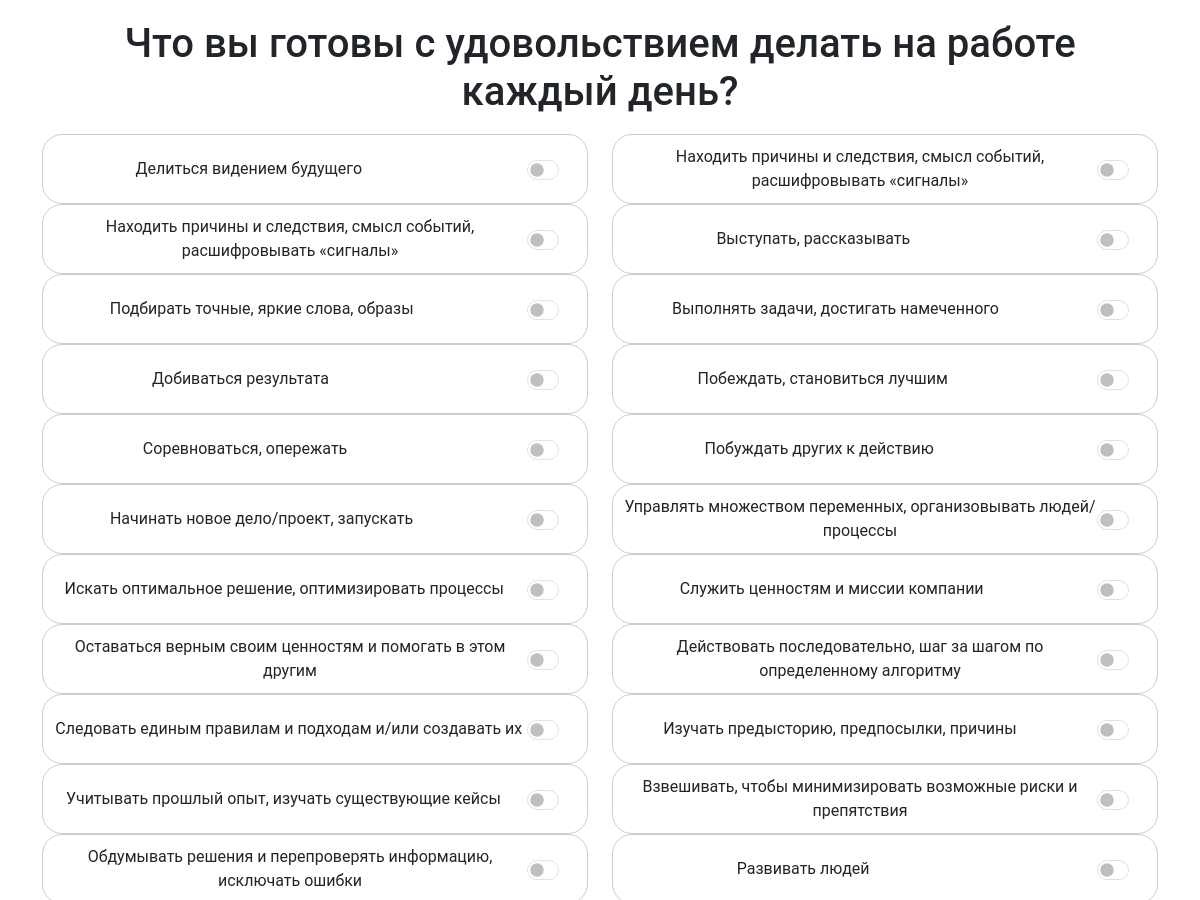
/questions/113/ (upper part), run on an earlier commit of the app's database.
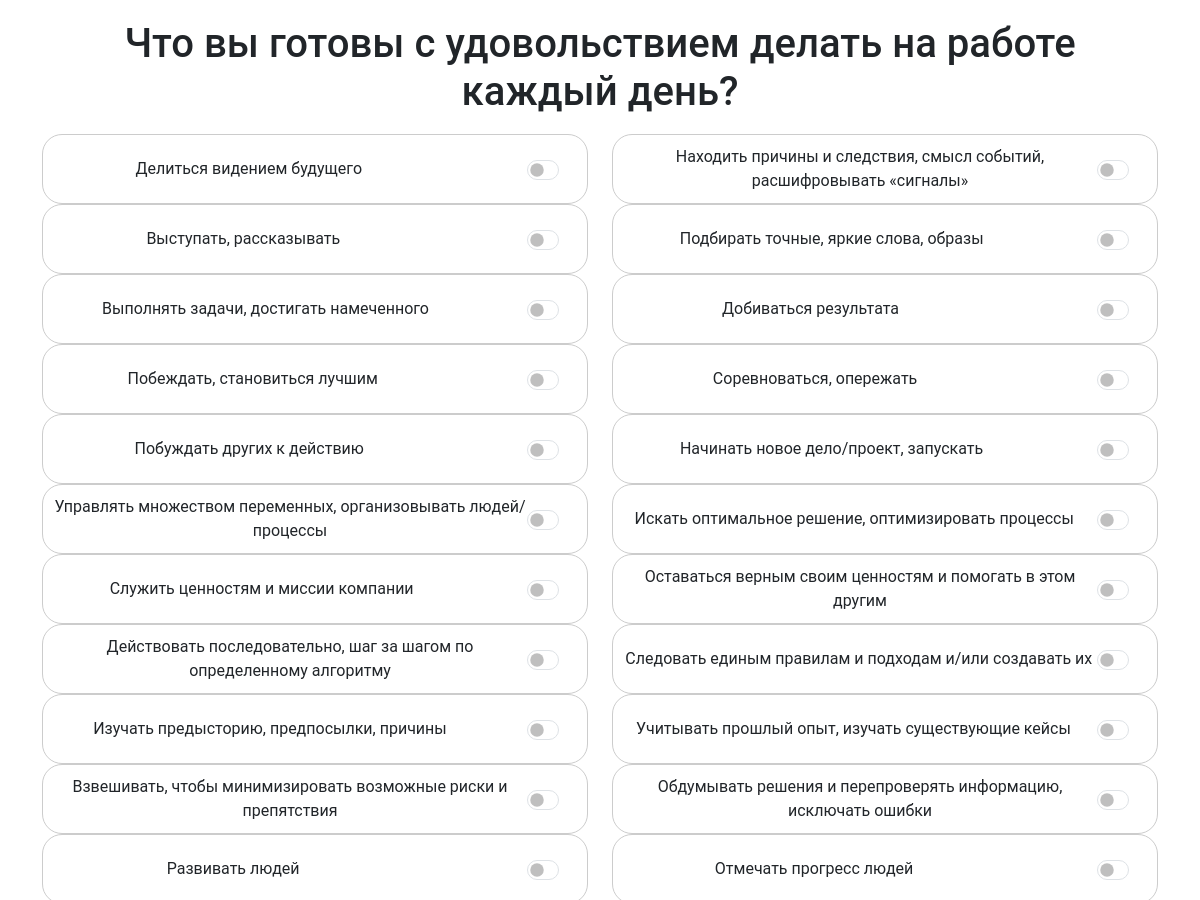
And on a later commit of the database.
### questionnaire/models.py (models this page shows, shortened)
class Question(models.Model):
    text = models.CharField(max_length=100)

### questionnaire/views.py (the view)
# urls.py: path('questions/<int:user_id>/', views.questions, name='questions'),
def questions(request, user_id):
    if request.method == 'POST':
        selected_questions = {}
        questions = Question.objects.all()
        for question in questions:
            answer_text = request.POST.get(f'question_{question.id}', None)
            if answer_text == 'on':
                user = User.objects.get(id=user_id)
                competence = Competence.objects.filter(questions=question).first()
                if competence:
                    UserResult.objects.create(competence_name=competence, user=user, competence_count=1)
                    selected_questions[question.id] = competence.id
        request.session['session_selected_questions'] = selected_questions
        return redirect(f'/selected_questions/{user_id}/')
    else:
        questions = Question.objects.all()
        return render(request, 'questions.html', {'questions': questions})

### templates/questions.html (shortened to what this page needs)
{% load static %}
<html>
<head>
    <link href="https://cdn.jsdelivr.net/npm/bootstrap@5.3.2/dist/css/bootstrap.min.css" rel="stylesheet">
    <link rel="stylesheet" type="text/css" href="{% static 'css/styles.css' %}">
</head>
<body>
<div class="container text-center">
    <form method="POST">
        <h1>Что вы готовы с удовольствием делать на работе каждый день?</h1>
        <div class="row justify-content-between">
            {% for question in questions %}
                <div class="col-md-6">
                    <div class="question-block" style="height: 70px;">
                        <p>{{ question.text }}</p>
                        <div class="form-check form-switch">
                            <input class="form-check-input" type="checkbox" name="question_{{ question.id }}" id="answer_{{ question.id }}" >
                        </div>
                    </div>
                </div>
            {% endfor %}
            <br>
        </div>
    </form>
</div>
</body>
</html>

What changed in the data, as far as the page shows it:
removed Question: text "Находить причины и следствия, смысл событий, расшифровывать «сигналы»"
now on this page (row unchanged): Question: text "Отмечать прогресс людей"
